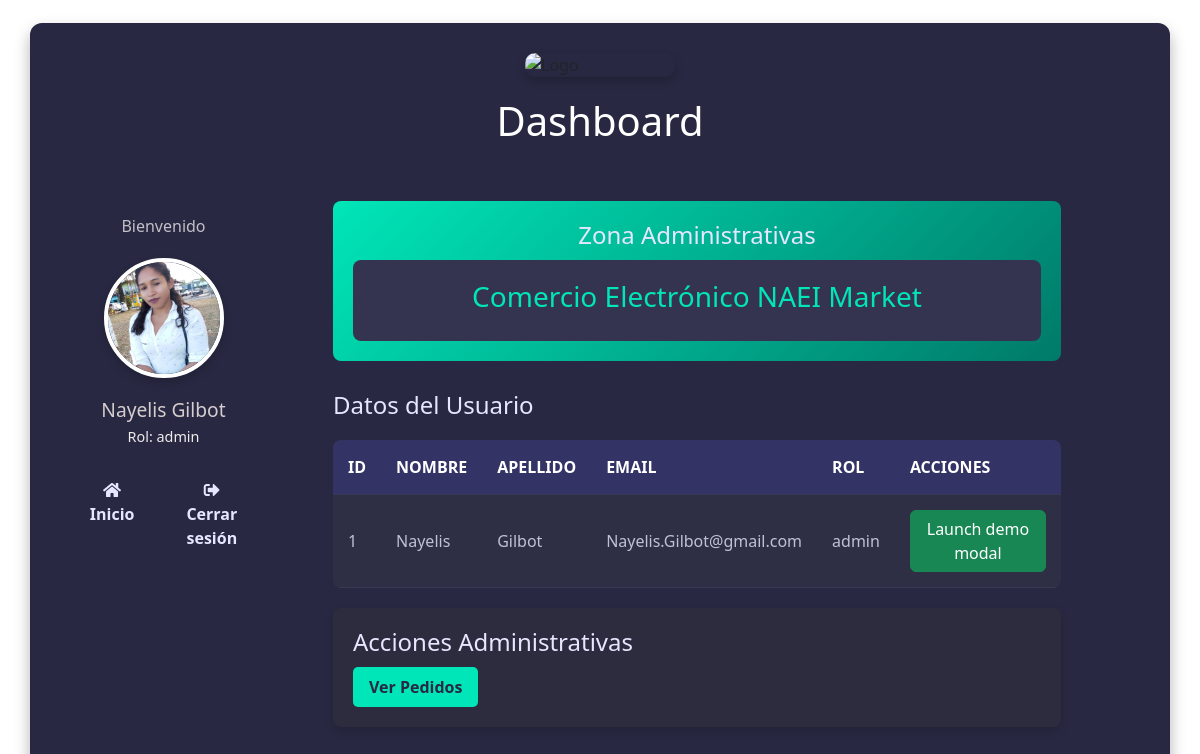
Page /admin/dashboard.php (signed in) on the committed database.
### tables this page shows
CREATE TABLE `usuarios` (
    `id` int(11) NOT NULL,
    `nombre` varchar(255) NOT NULL,
    `apellido` varchar(255) NOT NULL,
    `correo` varchar(255) NOT NULL,
    `contraseña` varchar(255) NOT NULL,
    `rol` enum(
        'admin',
        'contador',
        'ayudante'
    ) NOT NULL,
    `foto_perfil` varchar(255) DEFAULT NULL
);

### public/admin/dashboard.php (the view, shortened to what this page needs)
<?php
include_once '../../config/connection.php';
$user_id = $_SESSION['usuario_id'];
$stmt = $conn->prepare("SELECT * FROM usuarios WHERE id = ?");
$stmt->bind_param('i', $user_id);
$stmt->execute();
$result = $stmt->get_result();
$user = $result->fetch_assoc();
?>
<!DOCTYPE html>
<html lang="en">
<head>
    <link rel="stylesheet" href="/styles.css">
    <link rel="stylesheet" href="https://cdn.jsdelivr.net/npm/bootstrap@5.3.3/dist/css/bootstrap.min.css">
    <link rel="stylesheet" href="https://cdn.jsdelivr.net/npm/toastify-js/src/toastify.min.css">
    <link rel="stylesheet" href="https://cdnjs.cloudflare.com/ajax/libs/font-awesome/5.15.4/css/all.min.css">
</head>
<body>
    <main class="container">
        <img src="imagenes/inae4.gif" alt="Logo" class="logo">
        <div class="row g-5">
            <h1 class="text-white">Dashboard</h1>
            <div class="col-md-3">
                <div class="position-sticky" style="top: 2rem;">
                    <div class="col-lg-15 text-center">
                        <header class="mx-auto p-2" style="width:200px; ">
                            <p>Bienvenido</p>
                            <?php if (!empty($user['foto_perfil'])): ?>
                            <div class="profile-picture">
                                <img src="<?php echo htmlspecialchars($user['foto_perfil']); ?>" alt="Foto de perfil"
                                    class="profile-img">
                            </div>
                            <div class="profile-info">
                                <h2><?php echo htmlspecialchars($user['nombre']) . ' ' . htmlspecialchars($user['apellido']); ?>
                                </h2>
                                <p>Rol: <?php echo htmlspecialchars($user['rol']); ?></p>
                            </div>
                            <?php else: ?>
                            <p>No se ha establecido una foto de perfil.</p>
                            <?php endif; ?>
                            <nav>
                                <ul>
                                    <li><a href="/public/home_product.php"><i class="fas fa-home"></i> Inicio</a>
                                    </li>
                                    <li><a href="/public/login/logout.php"><i class="fas fa-sign-out-alt"></i> Cerrar
                                            sesión</a></li>
                                </ul>
                            </nav>
                        </header>
                    </div>
                </div>
            </div>
            <div class="col-md-8">
                <section class="stats">
                    <h2>Zona Administrativas</h2>
                    <div class="stat-card">
                        <h3>Comercio Electrónico NAEI Market</h3>
                    </div>
                </section>
                <section class="user-list">
                    <h2>Datos del Usuario</h2>
                    <table class="col-4">
                        <thead>
                            <tr>
                                <th>ID</th>
                                <th>Nombre</th>
                                <th>Apellido</th>
                                <th>Email</th>
                                <th>Rol</th>
                                <th>Acciones</th>
                            </tr>
                        </thead>
                        <tbody>
                            <tr>
                                <td><?php echo htmlspecialchars($user['id']); ?></td>
                                <td><?php echo htmlspecialchars($user['nombre']); ?></td>
                                <td><?php echo htmlspecialchars($user['apellido']); ?></td>
                                <td><?php echo htmlspecialchars($user['correo']); ?></td>
                                <td><?php echo htmlspecialchars($user['rol']); ?></td>
                                <td>
                                    <form action="">
                                        <button type="button" class="btn btn-success" data-bs-toggle="modal"
                                            data-bs-target="#editUser">
                                            Launch demo modal
                                        </button>
                                    </form>
                                </td>
                            </tr>
                        </tbody>
                    </table>
                </section>
                <?php if ($user['rol'] === 'admin'): ?>
                <section class="admin-actions">
                    <h2>Acciones Administrativas</h2>
                    <a href="pedidos.php" class="button">Ver Pedidos</a>
                </section>
                <?php endif; ?>
            </div>
        </div>
    </main>
</body>
</html>

### styles.css (style rules this page uses)
* { margin: 0; padding: 0; box-sizing: border-box; }
body { font-family: 'Segoe UI', Tahoma, Geneva, Verdana, sans-serif; background-color: #1e1e2f; color: #f4f4f4; display: flex; justify-content: center; align-items: center; min-height: 100vh; margin: 0; padding: 0; }
.container { width: 100%; max-width: 1140px; padding: 30px; background: #282842; border-radius: 12px; box-shadow: 0 8px 16px rgba(0, 0, 0, 0.3); }
.logo { width: 70px; display: block; margin: 0 auto 20px; }
header { text-align: center; margin-bottom: 30px; }
h1 { text-align: center; font-size: 2em; color: #fff; font-weight: 700; }
header p { color: #c0c0c8; margin-top: 5px; }
.profile-picture { text-align: center; margin-top: 20px; }
.profile-img { width: 90px; height: 90px; border-radius: 50%; border: 2px solid #00e6b8; object-fit: cover; }
.profile-info { text-align: center; margin-top: 15px; }
.profile-info h2 { font-size: 1.3em; color: #e6e6ff; }
.profile-info p { font-weight: 500; color: #a0a0b0; }
nav ul { display: flex; justify-content: center; list-style: none; margin-top: 20px; padding: 0; }
nav ul li { margin: 0 12px; }
nav ul li a { display: inline-block; text-decoration: none; color: #e6e6ff; font-weight: bold; padding: 10px 14px; border-radius: 8px; transition: background-color 0.3s ease; }
.stats { background: linear-gradient(135deg, #00e6b8, #007a69); color: #ffffff; padding: 20px; text-align: center; border-radius: 8px; margin-bottom: 30px; }
.stat-card { background-color: #343450; padding: 20px; border-radius: 8px; color: #00e6b8; font-size: 1.2em; }
.user-list table { width: 100%; border-collapse: collapse; margin: 20px 0; background: #2e2e45; border-radius: 8px; overflow: hidden; }
.user-list th, .user-list td { padding: 15px; text-align: left; color: #c0c0d8; border-bottom: 1px solid #393956; }
.user-list th { background-color: #333366; color: #ffffff; font-weight: bold; text-transform: uppercase; }
.button { display: inline-block; padding: 10px 20px; background-color: #00e6b8; color: #282842; text-decoration: none; border-radius: 6px; font-weight: bold; transition: background-color 0.3s ease; }
section h2 { font-size: 1.5em; color: #e6e6ff; margin-bottom: 10px; }
.admin-actions, .sales-action, .product-action { background-color: #2c2c3e; padding: 20px; border-radius: 8px; margin-bottom: 20px; box-shadow: 0 4px 8px rgba(0, 0, 0, 0.15); }
a.button { display: inline-block; padding: 8px 16px; background-color: #00e6b8; color: #282842; border-radius: 5px; font-weight: bold; text-align: center; transition: background-color 0.3s ease; }
.logo { width: 150px; height: auto; border-radius: 10px; box-shadow: 0 4px 10px rgba(0, 0, 0, 0.2); transition: transform 0.3s; }
.profile-picture { display: flex; align-items: center; justify-content: center; margin: 20px 0; }
.profile-picture .profile-img { width: 120px; height: 120px; border-radius: 50%; object-fit: cover; box-shadow: 0px 4px 8px rgba(0, 0, 0, 0.2); border: 4px solid #ffffff; }
.profile-info { text-align: center; margin-top: 10px; }
.profile-info h2 { font-size: 1.2em; color: #d6cece; margin: 5px 0; }
.profile-info p { font-size: 0.9em; color: #edebeb; }

### rows in the picture
usuarios: foto_perfil (picture), nombre "Nayelis", apellido "Gilbot", rol "admin", id "1", correo "Nayelis.Gilbot@gmail.com"
